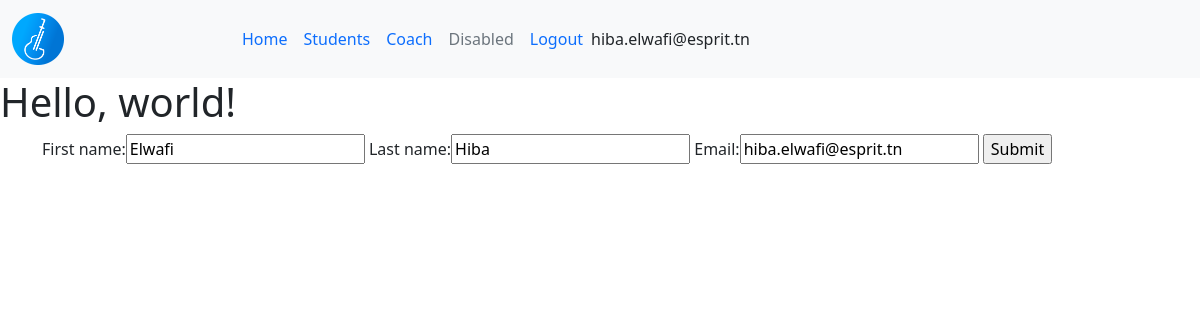
The page /hub/StudentUpdateView/7 (signed in) on the database its author committed.
### hub/models.py (models this page shows, shortened)
class User(models.Model):
    first_name=models.CharField(max_length=50)
    last_name=models.CharField(max_length=50)
    email=models.EmailField(verbose_name="Email",validators = [validate_email]) #de base Chrafield

### hub/views.py (the view, shortened to what this page needs)
# urls.py: path('StudentUpdateView/<int:pk>', StudentUpdateView.as_view(), name="StudentUpdateView"),
class StudentUpdateView(UpdateView):
    model = Student
    form_class = StudentModelForm
    template_name = "hub/add_student.html"

### hub/forms.py
class StudentModelForm(forms.ModelForm):
    class Meta:
        model = Student
        fields = "__all__" #['last_name',first_name','email']

### hub/templates/hub/add_student.html (shortened to what this page needs)
<!DOCTYPE html>
<html lang="en">
<head>
</head>
<body>
{% extends "base.html" %}
{% block content %}
    <form action="" method="post">
    {{ form }}
    <input type="submit">
    </form>
{% endblock content %}

### projet1/templates/header.html (shortened to what this page needs)
{% load static %}
<nav class="navbar navbar-expand-lg  bg-light"style="background-color: #e3f2fd;">
    <div class="container-fluid">
      <a class="navbar-brand" href="#">
      <img src="{% static 'image/logo.png' %}" alt="logo" class="img-fluid w-25"></a>
      <div class="collapse navbar-collapse" id="navbarNav">
        <ul class="navbar-nav">
          <li class="nav-item">
            <a class="nav-link active" aria-current="page" href="#">Home</a>
          </li>
          <li class="nav-item">
            <a class="nav-link" href="{% url 'listStudent' %}">Students</a>
          </li>
          <li class="nav-item">
            <a class="nav-link" href="{% url 'listCoach' %}">Coach</a>
          </li>
          <li class="nav-item">
            <a class="nav-link disabled">Disabled</a>
          </li>
          {% if user.is_authenticated %}
          <li class="nav-item">
            <a class="nav-link " href="{% url 'logout' %}">Logout</a>
          </li>
          {% endif %}
        </ul>
        <span class="navbar-text">
            {{greetings }} {{user.username| default:"Visitor"}}
        </span>
      </div>
    </div>
  </nav>

### rows shown on the page
User: first_name "Elwafi", last_name "Hiba", email "hiba.elwafi@esprit.tn"

### other values the page prints
{{ user.username| default:"Visitor" }} "hiba.elwafi@esprit.tn"
